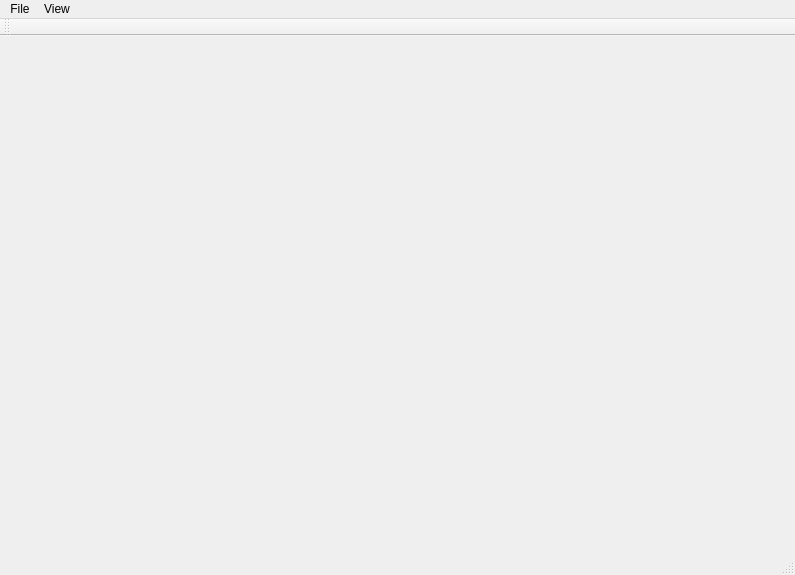
<?xml version="1.0" encoding="UTF-8"?>
<ui version="4.0">
 <class>MainWindowClass</class>
 <widget class="QMainWindow" name="MainWindowClass">
  <property name="geometry">
   <rect>
    <x>0</x>
    <y>0</y>
    <width>795</width>
    <height>575</height>
   </rect>
  </property>
  <property name="windowTitle">
   <string>MainWindow</string>
  </property>
  <widget class="QWidget" name="centralWidget"/>
  <widget class="QMenuBar" name="menuBar">
   <property name="geometry">
    <rect>
     <x>0</x>
     <y>0</y>
     <width>795</width>
     <height>21</height>
    </rect>
   </property>
   <widget class="QMenu" name="menuFile">
    <property name="title">
     <string>File</string>
    </property>
    <addaction name="actionOpenCGARules"/>
    <addaction name="separator"/>
    <addaction name="actionExit"/>
   </widget>
   <widget class="QMenu" name="menuView">
    <property name="title">
     <string>View</string>
    </property>
    <addaction name="actionViewWireframe"/>
    <addaction name="actionViewScopeCoordinateSystem"/>
    <addaction name="separator"/>
    <addaction name="actionViewRefresh"/>
   </widget>
   <addaction name="menuFile"/>
   <addaction name="menuView"/>
  </widget>
  <widget class="QToolBar" name="mainToolBar">
   <attribute name="toolBarArea">
    <enum>TopToolBarArea</enum>
   </attribute>
   <attribute name="toolBarBreak">
    <bool>false</bool>
   </attribute>
  </widget>
  <widget class="QStatusBar" name="statusBar"/>
  <action name="actionExit">
   <property name="text">
    <string>Exit</string>
   </property>
  </action>
  <action name="actionViewWireframe">
   <property name="checkable">
    <bool>true</bool>
   </property>
   <property name="text">
    <string>Wireframe</string>
   </property>
   <property name="shortcut">
    <string>W</string>
   </property>
  </action>
  <action name="actionOpenCGARules">
   <property name="text">
    <string>Open CGA Rules</string>
   </property>
   <property name="shortcut">
    <string>Ctrl+O</string>
   </property>
  </action>
  <action name="actionViewScopeCoordinateSystem">
   <property name="checkable">
    <bool>true</bool>
   </property>
   <property name="text">
    <string>Scope Coordinate System</string>
   </property>
   <property name="shortcut">
    <string>C</string>
   </property>
  </action>
  <action name="actionViewRefresh">
   <property name="text">
    <string>Refresh</string>
   </property>
   <property name="shortcut">
    <string>F5</string>
   </property>
  </action>
 </widget>
 <layoutdefault spacing="6" margin="11"/>
 <resources>
  <include location="MainWindow.qrc"/>
 </resources>
 <connections/>
</ui>
